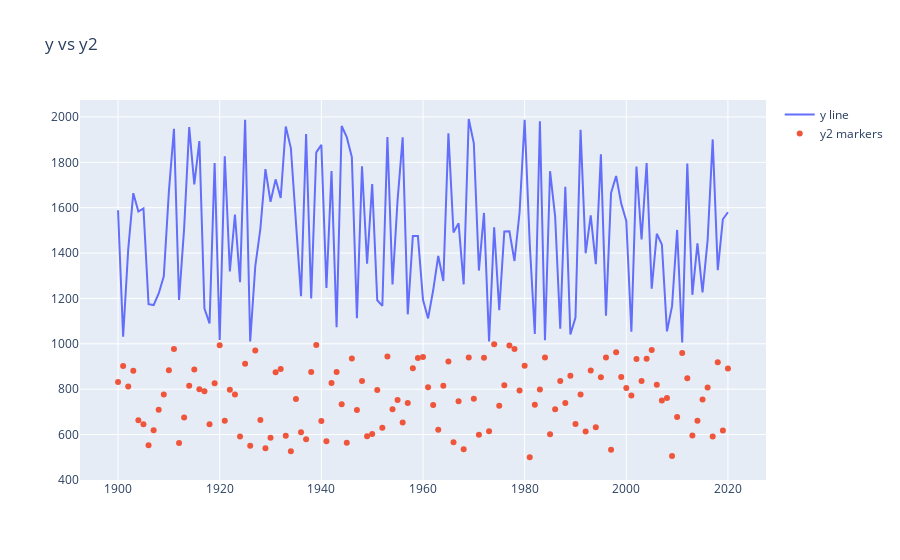

Source (notebook cell):
### Code cell
fig.update_layout(title='y vs y2')
